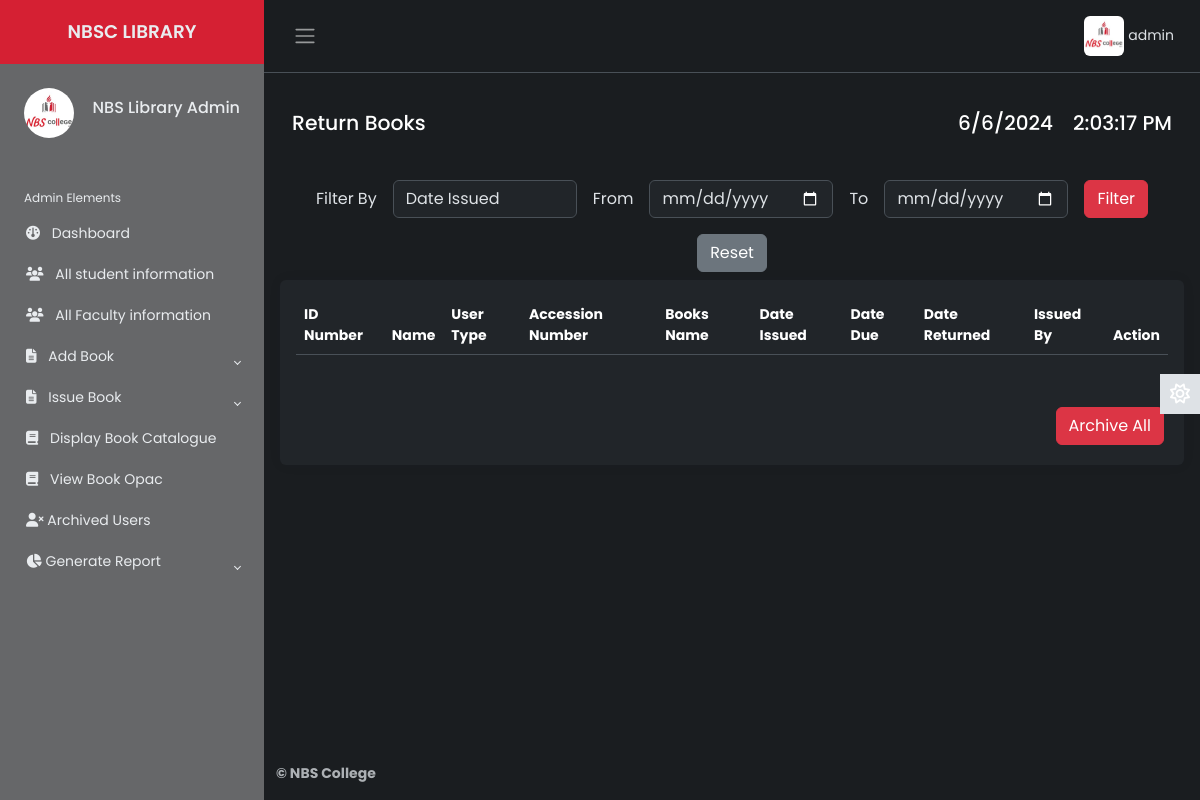
Before: /Source/librarian/return-book.php (signed in) with the older database file.
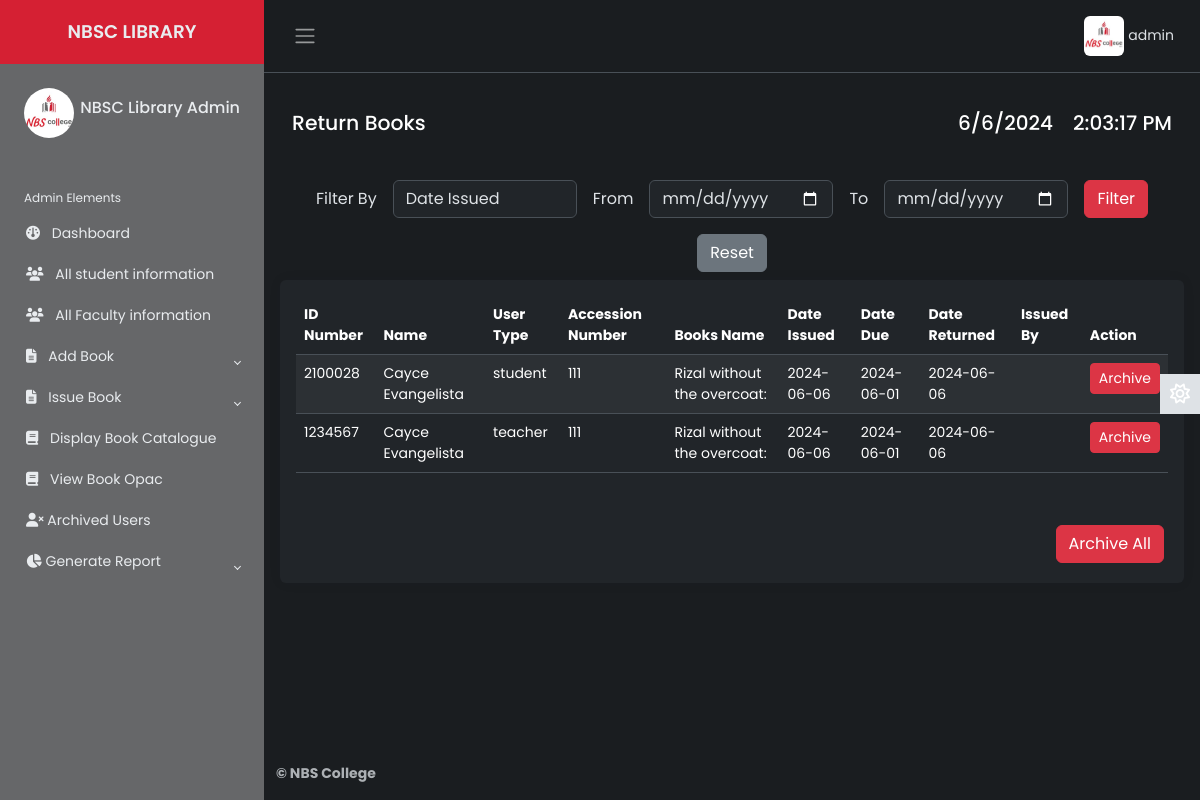
After: the same page with the newer database file.
### tables this page shows
CREATE TABLE `lib_registration` (
  `id` int(2) NOT NULL,
  `name` varchar(50) NOT NULL,
  `username` varchar(20) NOT NULL,
  `password` varchar(20) NOT NULL,
  `email` varchar(50) NOT NULL,
  `phone` varchar(20) NOT NULL,
  `address` varchar(100) NOT NULL,
  `photo` varchar(500) NOT NULL,
  `status` varchar(7) NOT NULL
);

CREATE TABLE `return_books` (
  `id` int(10) NOT NULL,
  `first_name` varchar(50) NOT NULL,
  `last_name` varchar(50) NOT NULL,
  `middle_name` varchar(50) NOT NULL,
  `student_number` varchar(50) NOT NULL,
  `utype` varchar(10) NOT NULL,
  `email` varchar(100) NOT NULL,
  `booksname` varchar(200) NOT NULL,
  `accession_number` varchar(255) NOT NULL,
  `date_issued` varchar(100) NOT NULL,
  `booksissuedate` varchar(50) NOT NULL,
  `booksreturndate` varchar(10) NOT NULL,
  `issuedby` varchar(100) NOT NULL
);

### Source/librarian/return-book.php (the view, shortened to what the changed rows need)
        <?php
    include 'inc/header.php';
    include 'inc/connection.php';
    if (isset($_POST['start_date']) && isset($_POST['end_date']) && !empty($_POST['start_date']) && !empty($_POST['end_date'])) {
        $start_date = mysqli_real_escape_string($link, $_POST['start_date']);
        $end_date = mysqli_real_escape_string($link, $_POST['end_date']);
        $filter_criteria = $_POST['filter_criteria'];
        $query = "SELECT * FROM return_books WHERE $filter_criteria BETWEEN '$start_date' AND '$end_date' ORDER BY $filter_criteria ASC";
        $filename = "return-books($start_date - $end_date)";
    } else {
        $query = "SELECT * FROM return_books ORDER BY date_issued ASC";
    }
    $res = mysqli_query($link, $query);
    ?>
<main class="content px-3 py-2">
    <br>
    <div class="card border-0">
        <div class="card-body">
            <table class="table table-hover text-left table-striped" id="dtBasicExample">
                <thead>
                    <tr>
                        <th>ID Number</th>
                        <th>Name</th>
                        <th>User Type</th>
                        <th>Accession Number</th>
                        <th>Books Name</th>
                        <th>Date Issued</th>
                        <th>Date Due</th>
                        <th>Date Returned</th>
                        <th>Issued By</th>
                        <th>Action</th>
                    </tr>
                </thead>
                <tbody>
                    <?php
                        while ($row=mysqli_fetch_array($res)) {
                            echo "<tr>";
                            echo "<td>" . $row["student_number"] . "</td>";
                            echo "<td>" . $row["first_name"];"</td>";
                            echo "<td>" . $row["utype"] . "</td>";
                            echo "<td>" . $row["accession_number"] . "</td>";
                            echo "<td>" . $row["booksname"] . "</td>";
                            echo "<td>" . $row["date_issued"] . "</td>";
                            echo "<td>" . $row["booksissuedate"] . "</td>";
                            echo "<td>" . $row["booksreturndate"] . "</td>";
                            echo "<td>" . $row["issuedby"] . "</td>";
                            echo "<td>";
                    ?>
                                <div class="d-flex justify-content-center">
                                    <a href="delete-return-book.php?id=<?php echo $row["id"]; ?>" class="btn btn-danger btn-sm ml-2" onclick="return confirm('Are you sure you want to archive this row?')"><span>Archive</span></a>
                                </div>
                    <?php
                            echo "</td>";
                            echo "</tr>";
                        }
                    ?>
                </tbody>
            </table>
        </div>
    </div>
</main>

### Source/librarian/inc/header.php (shortened to what the changed rows need)
<?php
    include 'inc/connection.php';
 ?>
<!DOCTYPE html>
<html lang="en" data-bs-theme="dark">
<head>
    <link href="https://cdn.datatables.net/v/dt/jszip-3.10.1/dt-2.0.3/b-3.0.1/b-html5-3.0.1/b-print-3.0.1/datatables.min.css" rel="stylesheet">
    <link rel="stylesheet" href="inc/css/bootstrap.min.css">
    <link rel="stylesheet" href="inc/css/custom1.css">
    <link rel="stylesheet" href="inc/css/animate.css">
</head>
<body>
    <div class="wrapper">
    <aside id="sidebar" class="js-sidebar">
            <div class="h-100">
                <ul class="sidebar-nav">
                    <li class="sidebar-header">
                        <span>
                        <?php
                            $res = mysqli_query($link, "select * from lib_registration where username='".$_SESSION['username']."'");
                            while ($row = mysqli_fetch_array($res)){
                                ?><img src="<?php echo $row["photo"]; ?> " height="50px" width="50px" alt="something wrong" class="rounded-circle"></a> <?php
                            }
                        ?>
                        </span>
                        <h6 style="float: right; margin-top: 10px;">
							<?php
								$res = mysqli_query($link, "select * from lib_registration where username='".$_SESSION['username']."'");
								while ($row = mysqli_fetch_array($res)){
								$name  =  $row["name"];
								echo $name;
								}
							?>
            			</h6>
                    </li>
                    <br>
                </ul>
            </div>
        </aside>
        <div class="main">
            <nav class="navbar navbar-expand px-3 border-bottom">
                <div class="navbar-collapse navbar">
                        <ul class="navbar-nav" style="margin-right:10px;">
                        <li class="nav-item dropdown">
								<?php
                                     $res = mysqli_query($link, "select * from lib_registration where username='".$_SESSION['username']."'");
                                     while ($row = mysqli_fetch_array($res)){
                                         ?><a href="#" data-bs-toggle="dropdown" class="nav-icon pe-md-0" style="color: inherit;"><img src="<?php echo $row["photo"]; ?>" alt=""class="avatar img-fluid rounded"> <span><?php echo $_SESSION["username"]; ?></span></a> <?php
                                     }
                                ?>
                        </li>
                    </ul>
                </div>
            </nav>
</body>
</html>

Changed rows visible on the page:
changed lib_registration: name "NBS Library Admin" → "NBSC Library Admin"
added return_books: student_number "2100028", first_name "Cayce Evangelista", utype "student", accession_number "111", booksname "Rizal without the overcoat:", date_issued "2024-06-06", booksissuedate "2024-06-01", booksreturndate "2024-06-06"
added return_books: student_number "1234567", first_name "Cayce Evangelista", utype "teacher", accession_number "111", booksname "Rizal without the overcoat:", date_issued "2024-06-06", booksissuedate "2024-06-01", booksreturndate "2024-06-06"
